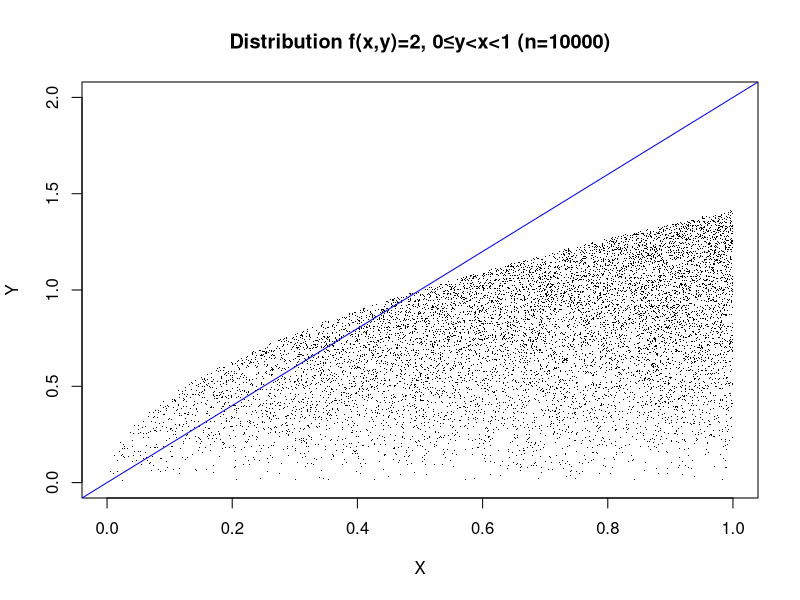

Here is the R script that generated this plot:
gen.conj.distr <- function(n) {
  # Generate variables U1 ~ U[0,1], U2 ~ U[0,1]
  U1 <- runif(n)
  U2 <- runif(n)

  # Apply Inverse Transform Method
  X <- sqrt(U1)
  Y <- sqrt(X*2*U2)
  
  # Return Random Variables
  XY <- cbind(X,Y)
  XY
}


N <- 10000
XY <- gen.conj.distr(N)

title=sprintf('Distribution f(x,y)=2, 0≤y<x<1 (n=%d)',N)
plot(XY, pch=".", xlim=c(0,1), ylim=c(0,2),main=title)
abline(0, 2, col="blue")